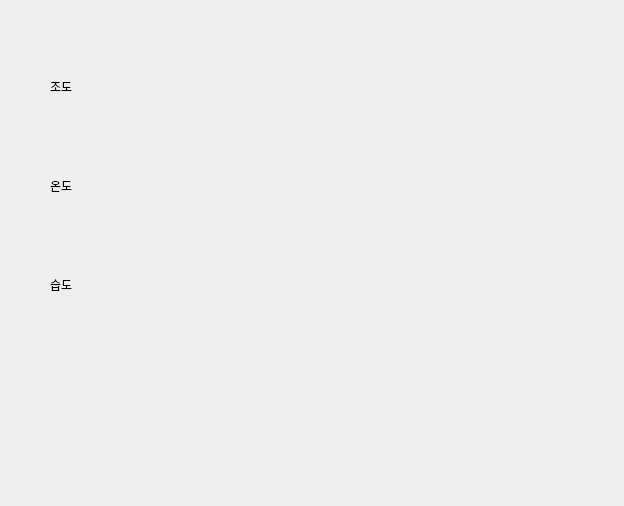
<?xml version="1.0" encoding="UTF-8"?>
<ui version="4.0">
 <class>Tab4SensorDisplay</class>
 <widget class="QWidget" name="Tab4SensorDisplay">
  <property name="geometry">
   <rect>
    <x>0</x>
    <y>0</y>
    <width>624</width>
    <height>506</height>
   </rect>
  </property>
  <property name="windowTitle">
   <string>Form</string>
  </property>
  <widget class="QWidget" name="gridLayoutWidget">
   <property name="geometry">
    <rect>
     <x>50</x>
     <y>40</y>
     <width>401</width>
     <height>291</height>
    </rect>
   </property>
   <layout class="QGridLayout" name="gridLayout">
    <item row="0" column="0">
     <widget class="QLabel" name="pLight">
      <property name="text">
       <string>조도</string>
      </property>
     </widget>
    </item>
    <item row="0" column="1">
     <widget class="QLabel" name="pTLLight">
      <property name="text">
       <string/>
      </property>
     </widget>
    </item>
    <item row="1" column="1">
     <widget class="QLabel" name="pTLTemp">
      <property name="text">
       <string/>
      </property>
     </widget>
    </item>
    <item row="1" column="0">
     <widget class="QLabel" name="pTemp">
      <property name="text">
       <string>온도</string>
      </property>
     </widget>
    </item>
    <item row="2" column="1">
     <widget class="QLabel" name="pTLHum">
      <property name="text">
       <string/>
      </property>
     </widget>
    </item>
    <item row="2" column="0">
     <widget class="QLabel" name="pHum">
      <property name="text">
       <string>습도</string>
      </property>
     </widget>
    </item>
   </layout>
  </widget>
 </widget>
 <resources/>
 <connections/>
</ui>
